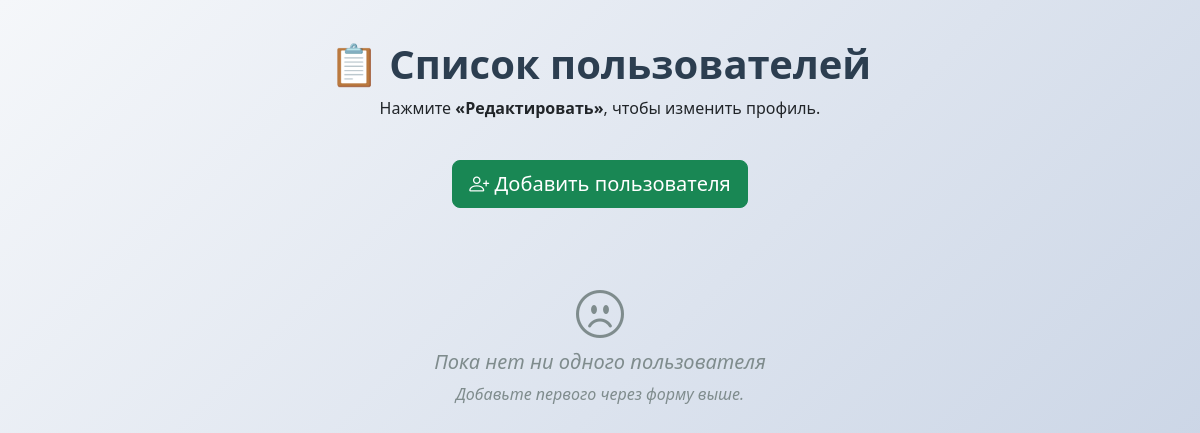
Before: / with the older database file.
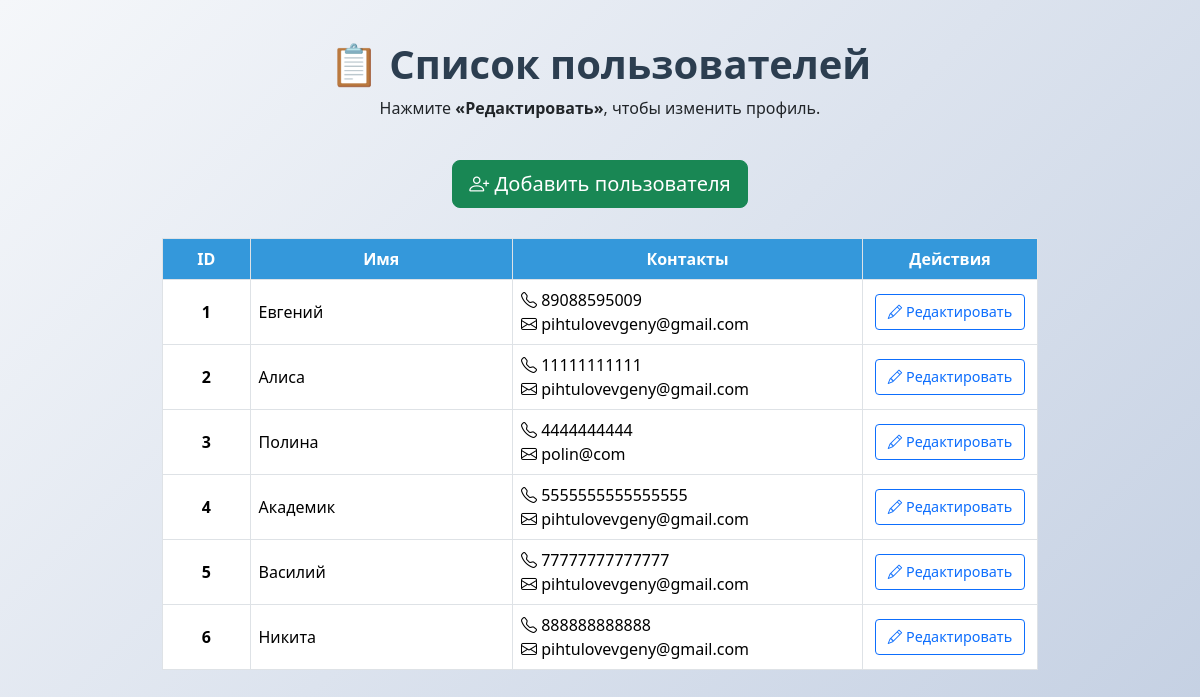
After: the same page with the newer database file.
### main_app/models.py (models this page shows, shortened)
class User(models.Model):
    name = models.CharField("Имя", max_length=100, blank=False, null=False)
    age = models.PositiveIntegerField("Возраст", null=True, blank=True)
    phone = models.CharField("Телефон", max_length=20, blank=True, null=True)
    email = models.EmailField("Email", blank=True, null=True)
    created_at = models.DateTimeField("Дата создания", auto_now_add=True)
    updated_at = models.DateTimeField("Дата обновления", auto_now=True)
    class Meta:
        verbose_name = "Пользователь"
        verbose_name_plural = "Пользователи"
        ordering = ['id']

### main_app/views.py (the view)
# urls.py: path('', views.index, name='index'),                    # Главная страница
def index(request):
    users = User.objects.all().order_by('id')
    return render(request, 'index.html', {
        'people': users  # как в вашем шаблоне — переменная people
    })

### main_app/templates/index.html (shortened to what this page needs)
{% load static %}
<!DOCTYPE html>
<html lang="ru">
<head>
  <link href="https://cdn.jsdelivr.net/npm/bootstrap@5.3.3/dist/css/bootstrap.min.css" rel="stylesheet">
  <link href="https://cdn.jsdelivr.net/npm/bootstrap-icons@1.11.0/font/bootstrap-icons.css" rel="stylesheet">
</head>
<body>
  <div class="container">
    <div class="header">
      <h1>📋 Список пользователей</h1>
      <p>Нажмите <strong>«Редактировать»</strong>, чтобы изменить профиль.</p>
    </div>
    <div class="text-center">
      <a href="{% url 'create_user' %}" class="btn btn-success btn-lg btn-create">
        <i class="bi bi-person-plus"></i> Добавить пользователя
      </a>
    </div>
    {% if people %}
    <div class="table-responsive">
      <table class="table table-bordered table-hover align-middle">
        <thead class="text-center">
          <tr>
            <th width="10%">ID</th>
            <th width="30%">Имя</th>
            <th width="40%">Контакты</th>
            <th width="20%">Действия</th>
          </tr>
        </thead>
        <tbody>
          {% for user in people %}
          <tr>
            <td class="text-center"><strong>{{ user.id }}</strong></td>
            <td>{{ user.name }}</td>
            <td>
              {% if user.phone %}<div><i class="bi bi-telephone"></i> {{ user.phone }}</div>{% endif %}
              {% if user.email %}<div><i class="bi bi-envelope"></i> {{ user.email }}</div>{% endif %}
            </td>
            <td class="text-center">
              <a href="{% url 'edit_profile' user.id %}" class="btn btn-outline-primary btn-sm btn-edit">
                <i class="bi bi-pencil"></i> Редактировать
              </a>
            </td>
          </tr>
          {% endfor %}
        </tbody>
      </table>
    </div>
    {% else %}
    <div class="empty-state">
      <i class="bi bi-emoji-frown" style="font-size: 3rem;"></i>
      <h5>Пока нет ни одного пользователя</h5>
      <p>Добавьте первого через форму выше.</p>
    </div>
    {% endif %}
  </div>
</body>
</html>

### main_app/templates/index.html (style rules this page uses)
body { background: linear-gradient(135deg, #f5f7fa 0%, #c3cfe2 100%); min-height: 100vh; padding: 40px 0; }
.container { max-width: 900px; }
.header { text-align: center; margin-bottom: 40px; }
.header h1 { color: #2c3e50; font-weight: 700; }
.btn-edit { font-size: 0.9rem; padding: 6px 12px; }
.btn-create { margin-bottom: 30px; }
.table th { background-color: #3498db; color: white; }

Changed rows visible on the page:
added User: id "1", name "Евгений", phone "89088595009", email "pihtulovevgeny@gmail.com"
added User: id "2", name "Алиса", phone "11111111111", email "pihtulovevgeny@gmail.com"
added User: id "3", name "Полина", phone "4444444444", email "polin@com"
added User: id "4", name "Академик", phone "5555555555555555", email "pihtulovevgeny@gmail.com"
added User: id "5", name "Василий", phone "77777777777777", email "pihtulovevgeny@gmail.com"
added User: id "6", name "Никита", phone "888888888888", email "pihtulovevgeny@gmail.com"
Other visible differences:
text no longer shown: "Пока нет ни одного пользователя Добавьте первого через форму выше."
text now shown: "ID Имя Контакты Действия"
